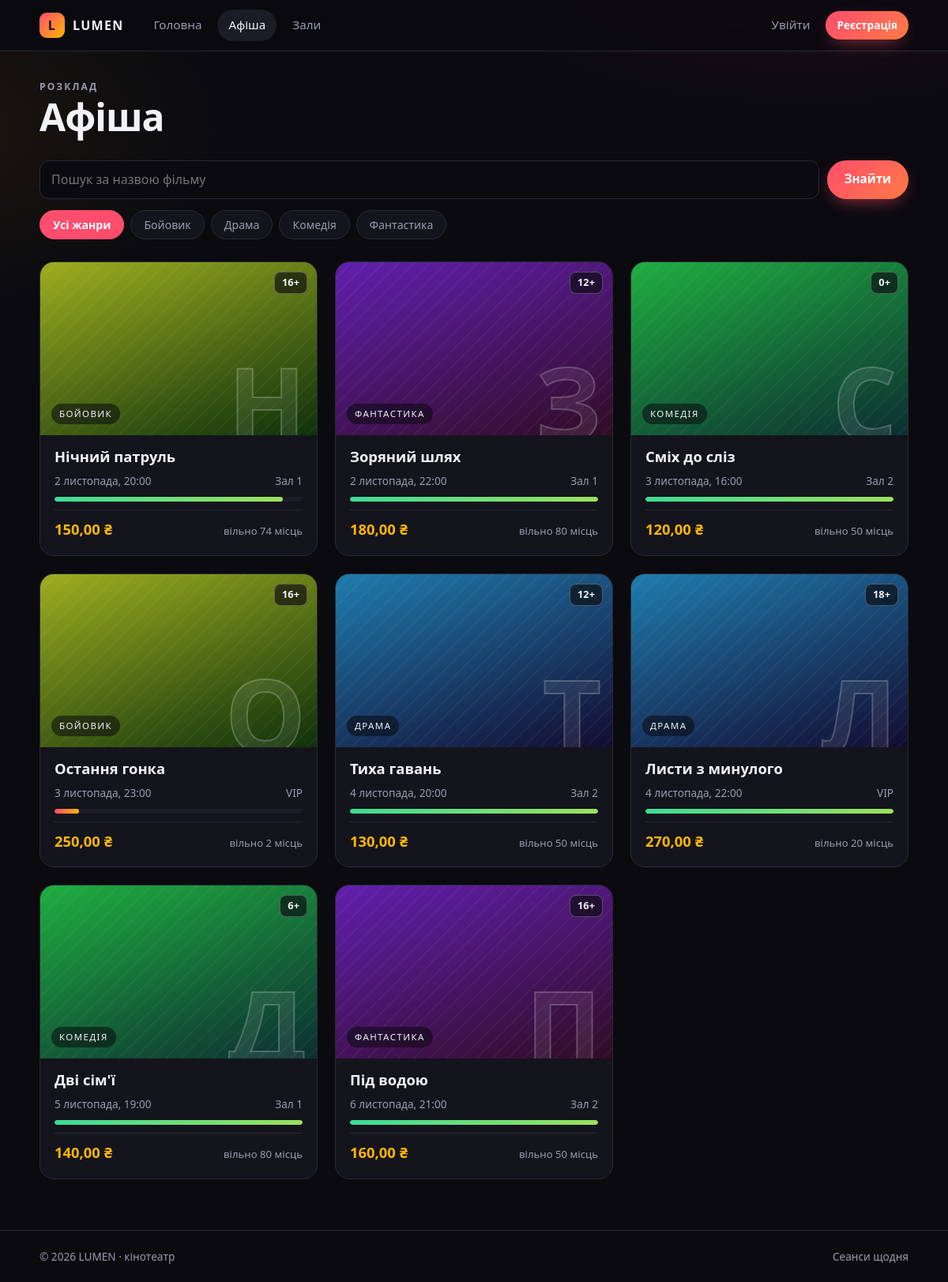
Page /screenings/ on the committed database.
### cinema/models.py (models this page shows, shortened)
class Genre(models.Model):
    name = models.CharField("Назва", max_length=100)
    class Meta:
        ordering = ["name"]
        verbose_name = "Жанр"
        verbose_name_plural = "Жанри"

class Screening(models.Model):
    title = models.CharField("Назва фільму", max_length=150)
    description = models.TextField("Опис", blank=True)
    genre = models.ForeignKey(
        Genre, on_delete=models.PROTECT,
        related_name="screenings", verbose_name="Жанр",
    )
    hall = models.ForeignKey(
        Hall, on_delete=models.PROTECT,
        related_name="screenings", verbose_name="Зал",
    )
    start_time = models.DateTimeField("Початок сеансу")
    price = models.DecimalField("Ціна", max_digits=6, decimal_places=2)
    age_limit = models.PositiveIntegerField("Віковий ліміт", default=0)
    class Meta:
        ordering = ["start_time"]
        verbose_name = "Сеанс"
        verbose_name_plural = "Сеанси"
    def free_seats(self):
        sold = sum(t.seats_count for t in self.tickets.all())
        return self.hall.seats - sold

class Hall(models.Model):
    name = models.CharField("Назва", max_length=50)
    seats = models.PositiveIntegerField("Кількість місць")
    class Meta:
        ordering = ["name"]
        verbose_name = "Зал"
        verbose_name_plural = "Зали"

class Ticket(models.Model):
    screening = models.ForeignKey(
        Screening, on_delete=models.CASCADE,
        related_name="tickets", verbose_name="Сеанс",
    )
    client_name = models.CharField("Ім'я клієнта", max_length=100)
    phone = models.CharField("Телефон", max_length=20)
    seats_count = models.PositiveIntegerField("Кількість квитків", default=1)
    created_at = models.DateTimeField("Створено", auto_now_add=True)
    class Meta:
        ordering = ["-created_at"]
        verbose_name = "Квиток"
        verbose_name_plural = "Квитки"

### cinema/views.py (the view)
# urls.py: path("screenings/", views.screening_list, name="screening_list"),
def screening_list(request):
    screenings = Screening.objects.select_related("genre", "hall").prefetch_related("tickets")
    q = request.GET.get("q", "").strip()
    genre_id = request.GET.get("genre", "")
    if q:
        screenings = screenings.filter(title__icontains=q)
    if genre_id.isdigit():
        screenings = screenings.filter(genre_id=int(genre_id))
    else:
        genre_id = ""
    context = {
        "screenings": screenings,
        "genres": Genre.objects.all(),
        "q": q,
        "genre_id": genre_id,
    }
    return render(request, "cinema/screening_list.html", context)

### cinema/templates/cinema/screening_list.html (shortened to what this page needs)
{% extends "base.html" %}
{% block content %}
<div class="page-head">
    <p class="eyebrow">Розклад</p>
    <h1>Афіша</h1>
</div>
<div class="toolbar">
    <form class="search" method="get" action="{% url 'cinema:screening_list' %}">
        <input type="text" name="q" value="{{ q }}" placeholder="Пошук за назвою фільму">
        <button type="submit" class="btn">Знайти</button>
    </form>
    <div class="chips">
        <a class="chip{% if not genre_id %} active{% endif %}"
           href="{% url 'cinema:screening_list' %}{% if q %}?q={{ q|urlencode }}{% endif %}">Усі жанри</a>
        {% for g in genres %}
        <a class="chip{% if genre_id == g.pk|stringformat:'s' %} active{% endif %}"
           href="{% url 'cinema:screening_list' %}?genre={{ g.pk }}{% if q %}&q={{ q|urlencode }}{% endif %}">{{ g.name }}</a>
        {% endfor %}
    </div>
</div>
<div class="grid">
    {% for s in screenings %}
        {% include "cinema/_screening_card.html" %}
    {% empty %}
        <p class="empty">Нічого не знайдено. Спробуйте змінити запит або жанр.</p>
    {% endfor %}
</div>
{% endblock %}

### templates/base.html (shortened to what this page needs)
{% load static %}
<!DOCTYPE html>
<html lang="uk">
<head>
    <link rel="stylesheet" href="{% static 'cinema/style.css' %}">
</head>
<body>
<header class="site-header">
    <nav class="container nav">
        {% with page=request.resolver_match.url_name %}
        <a class="brand" href="{% url 'cinema:home' %}"><span class="brand-mark">L</span>LUMEN</a>
        <a class="link{% if page == 'home' %} active{% endif %}" href="{% url 'cinema:home' %}">Головна</a>
        <a class="link{% if page in 'screening_list screening_detail ticket_create' %} active{% endif %}" href="{% url 'cinema:screening_list' %}">Афіша</a>
        <a class="link{% if page in 'hall_list hall_detail' %} active{% endif %}" href="{% url 'cinema:hall_list' %}">Зали</a>
        {% endwith %}
        {% if user.is_authenticated %}
            <div class="user-box">
                <span>{{ user.username }}</span>
                {% if user.is_staff %}<span class="role">персонал</span>{% endif %}
                <form method="post" action="{% url 'accounts:logout' %}">
                    {% csrf_token %}
                    <button type="submit" class="btn btn-ghost btn-sm">Вийти</button>
                </form>
            </div>
        {% else %}
            <a class="link" href="{% url 'accounts:login' %}">Увійти</a>
            <a class="btn btn-sm" href="{% url 'accounts:register' %}">Реєстрація</a>
        {% endif %}
    </nav>
</header>
<main class="container">
    {% block content %}{% endblock %}
</main>
<footer class="site-footer">
    <div class="container">
        <span>© {% now "Y" %} LUMEN · кінотеатр</span>
        <span>Сеанси щодня</span>
    </div>
</footer>
</body>
</html>

### cinema/templates/cinema/_screening_card.html
{% widthratio s.free_seats s.hall.seats 100 as free_pct %}
<article class="poster-card" style="--g: {{ s.genre_id }}">
    <a class="poster" href="{% url 'cinema:screening_detail' s.pk %}">
        <span class="badge-age">{{ s.age_limit }}+</span>
        <span class="poster-letter">{{ s.title|slice:":1" }}</span>
        <span class="genre-tag">{{ s.genre.name }}</span>
    </a>
    <div class="poster-body">
        <h3><a href="{% url 'cinema:screening_detail' s.pk %}">{{ s.title }}</a></h3>
        <div class="meta">
            <span>{{ s.start_time|date:"j E, H:i" }}</span>
            <a href="{% url 'cinema:hall_detail' s.hall.pk %}">{{ s.hall.name }}</a>
        </div>
        <div class="meter{% if s.free_seats < 10 %} low{% endif %}"><span style="width: {{ free_pct }}%"></span></div>
        <div class="card-foot">
            <span class="price">{{ s.price }} ₴</span>
            {% if s.free_seats > 0 %}
                <span class="seats">вільно {{ s.free_seats }} місць</span>
            {% else %}
                <span class="seats">квитків немає</span>
            {% endif %}
        </div>
    </div>
</article>

### rows in the picture
Genre: name "Бойовик"
Genre: name "Драма"
Genre: name "Комедія"
Genre: name "Фантастика"
Screening: age_limit "16", genre.name "БОЙОВИК", title "Нічний патруль", start_time "2 листопада, 20:00", hall.name "Зал 1", {{ free_pct }} 92 (drawn), price "150,00", free_seats "74"
Screening: age_limit "12", genre.name "ФАНТАСТИКА", title "Зоряний шлях", start_time "2 листопада, 22:00", hall.name "Зал 1", {{ free_pct }} 100 (drawn), price "180,00", free_seats "80"
Screening: age_limit "0", genre.name "КОМЕДІЯ", title "Сміх до сліз", start_time "3 листопада, 16:00", hall.name "Зал 2", {{ free_pct }} 100 (drawn), price "120,00", free_seats "50"
Screening: age_limit "16", genre.name "БОЙОВИК", title "Остання гонка", start_time "3 листопада, 23:00", hall.name "VIP", {{ free_pct }} 10 (drawn), price "250,00", free_seats "2"
Screening: age_limit "12", genre.name "ДРАМА", title "Тиха гавань", start_time "4 листопада, 20:00", hall.name "Зал 2", {{ free_pct }} 100 (drawn), price "130,00", free_seats "50"
Screening: age_limit "18", genre.name "ДРАМА", title "Листи з минулого", start_time "4 листопада, 22:00", hall.name "VIP", {{ free_pct }} 100 (drawn), price "270,00", free_seats "20"
Screening: age_limit "6", genre.name "КОМЕДІЯ", title "Дві сім'ї", start_time "5 листопада, 19:00", hall.name "Зал 1", {{ free_pct }} 100 (drawn), price "140,00", free_seats "80"
Screening: age_limit "16", genre.name "ФАНТАСТИКА", title "Під водою", start_time "6 листопада, 21:00", hall.name "Зал 2", {{ free_pct }} 100 (drawn), price "160,00", free_seats "50"
